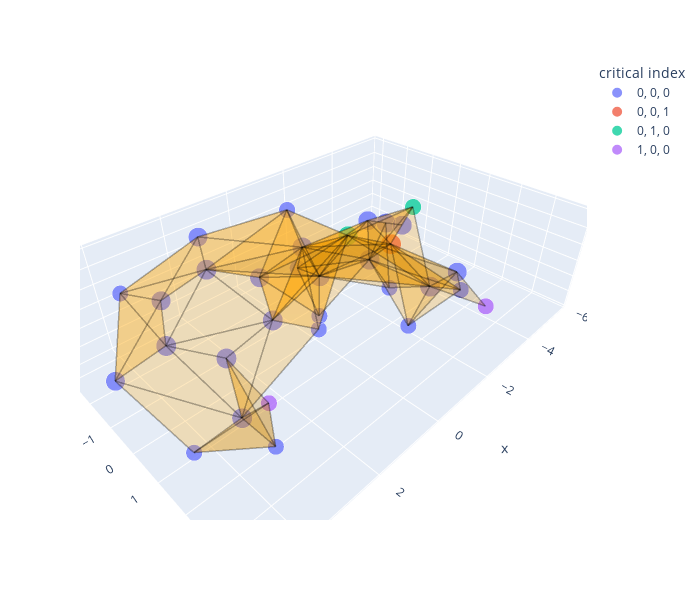

Notebook code cell kept with this figure:
### Markdown cell above
Calculate the Morse transform for another direction t = (1, 1, 1) and note the change in the Morse data. (The number of critical vertices, critical values and critical indices can change.)

### Code cell
# The query direction
t = np.array( [1, 1, 1] ) # try [1, 0, 1] too

# Generate the padded Morse transform vector for depth 10
_, _, padded_vector_output = m.getCriticalPoints(t, top=10)
morse_data_df = morse_data(padded_vector_output, top=10)

# Display the dataframe
print('direction =', t)
display(morse_data_df.style.hide())

# Visualise the critical vertices
m.plot_crit_pt(two_skeleton=True, renderer='vscode+notebook_connected')
